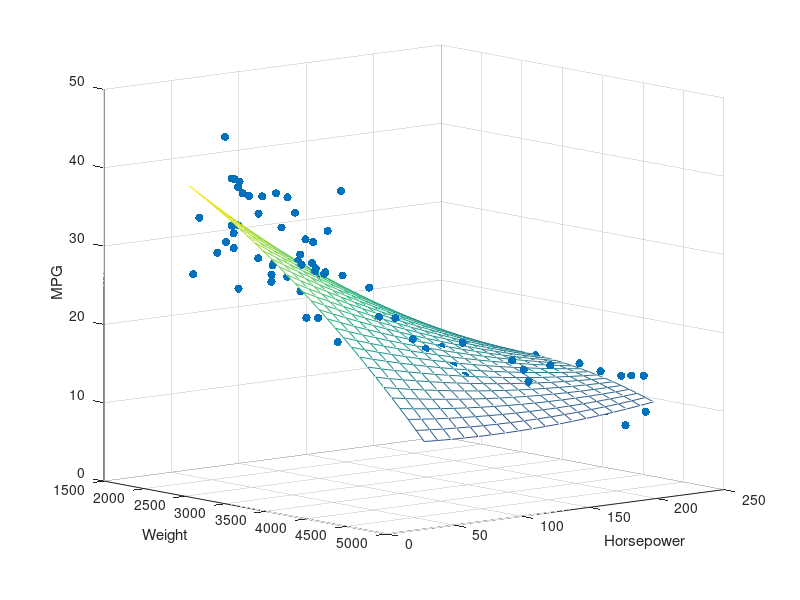

The MATLAB script that drew this image:
%Multiple Linear Regression
clc, clear, close all
load carsmall;
y = MPG;
x1 = Weight;
x2 = Horsepower;
X = [ones(length(x1), 1) x1 x2 x1.^2 x2.^2 x1.*x2];
%regress出来的系数在b中，与X所给的值的位置相对应，比如说X第二列是x1，那么b(2)就是x1的系数\beta_{1}!!
b = regress(y, X);
x1fit = min(x1):100:max(x1);
x2fit = min(x2):10:max(x2);
[X1FIT, X2FIT] = meshgrid(x1fit, x2fit);
YFIT = b(1) + b(2)*X1FIT + b(3)*X2FIT + b(4)*X1FIT.^2 + b(5)*X2FIT.^2 + b(6)*X1FIT.*X2FIT;
scatter3(x1, x2, y, 'filled'); hold on;
mesh(X1FIT, X2FIT, YFIT); hold off;
xlabel('Weight');
ylabel('Horsepower');
zlabel('MPG');
view(50, 10);
